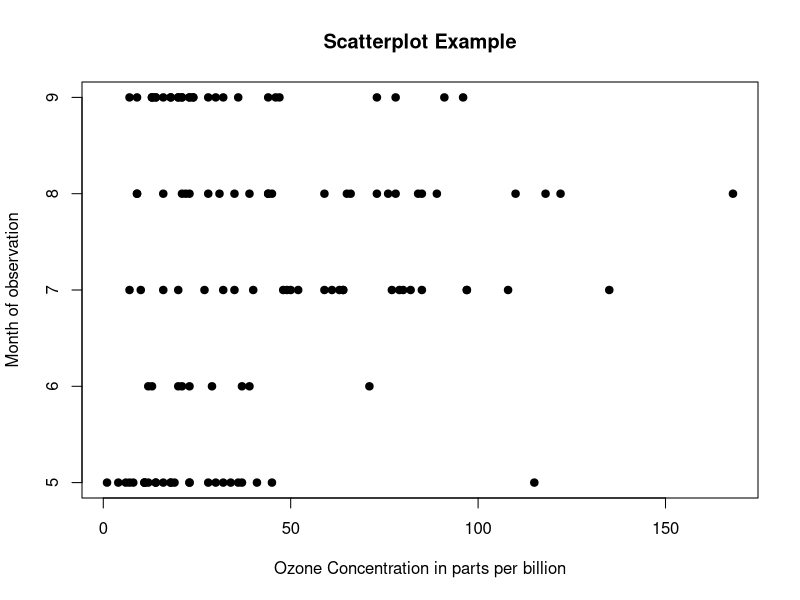

Reproduce this figure in R.
# Scatter plot for Ozone Concentration per month
data(airquality)
plot(airquality$Ozone, airquality$Month,
     main ="Scatterplot Example",
     xlab ="Ozone Concentration in parts per billion",
     ylab =" Month of observation ", pch = 19)
